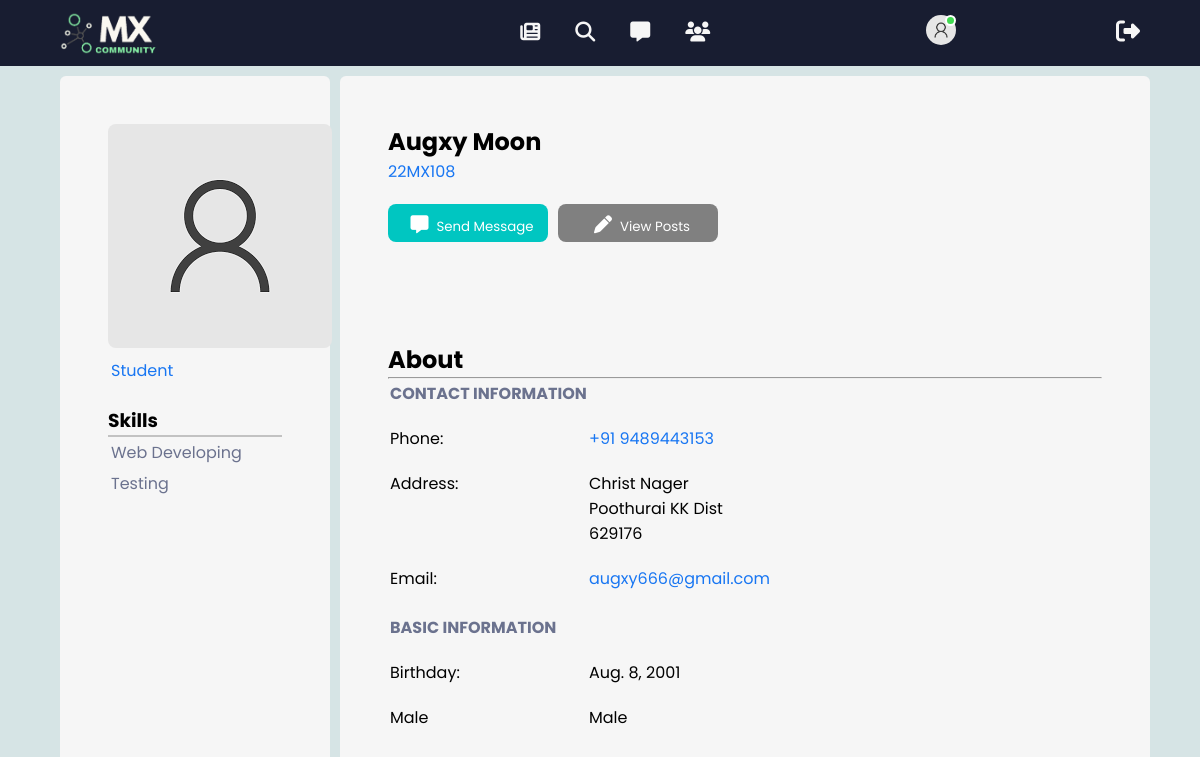
The page /profile (signed in) on the database its author committed.
### mca/models.py (models this page shows)
class profile(models.Model):
    username = models.ForeignKey(NewUser,on_delete=CASCADE)
    workplace = models.CharField(max_length=30,null=True,blank=True)
    phone = models.CharField(max_length=13,null=True)
    gender = models.CharField(max_length=10,null=False,default='Male')
    dob = models.DateField(blank=True,default='2001-08-08')
    address_line_1 = models.CharField(max_length=50,null=True)
    address_line_2 = models.CharField(max_length=50,null=True)
    pin = models.IntegerField()
    skill1 = models.CharField(max_length=50,blank=True)
    skill2 = models.CharField(max_length=50,blank=True)
    is_student = models.BooleanField(default=True)
    def __str__(self):
        return self.username.rollno

class NewUser(AbstractUser):
    rollno = models.CharField(max_length=7,null=False,unique=True,verbose_name='Roll Number')
    USERNAME_FIELD = 'rollno'

### mca/views.py (the view)
# urls.py: path('profile',views.profiles,name='profile'),
@login_required
def profiles(request):
    current_user = request.user
    u = NewUser.objects.filter(rollno=current_user)
    ps = Post.objects.filter(author=current_user).order_by('-post_time')
    d = profile.objects.filter(username=current_user.id)
    print(d)
    cont = {'profile':d,'ps':ps}
    return render(request,'profile.html',cont)

### mx_community/templates/profile.html (shortened to what this page needs)
{% extends 'base.html' %}
{% load static %}
{% block page %}
<div class="profile-page">
    <div class="profile-container">
      {% for i in profile %}
        <div class="profile-left">
            <div class="profile-info">
                <img src="{% static '/img/user.png'%}" alt="">
                {% if i.is_student %}
                <p class="name" style="color: #1876f2;">Student</p>
                {% endif %}
                <div class="skills-info">
                    <h3>Skills</h3>
                    <hr>
                    <p>{{i.skill1}}</p>
                    <p>{{i.skill2}}</p>
                    </div>
            </div>
        </div>
        <div class="profile-right">
            <div class="personal-info">
                <h1>{{user.get_full_name}}</h1>
                <p class="name">{{request.user.rollno}}</p>
                <div class="pro-btn">
                <div class="profile-btns">
                    <button type="button"><i class="fa-solid fa-message"></i>Send Message</button>
                </div>
                <div class="profile-btns">
                  <button type="button" onclick="showPosts()" style="background-color: grey;"><i class="fa-solid fa-pen"></i>View Posts</button>
              </div>
            </div>
            <div class="about">
                <h2>About</h2>
                <hr>
                <table>
                    <tr>
                      <th align="left">CONTACT INFORMATION</th>
                    </tr>
                    <tr>
                      <td valign="top">Phone: </td>
                      <td  class="blue">+91 {{i.phone}}</td>
                    </tr>
                    <tr>
                      <td valign="top">Address: </td>
                      <td>{{i.address_line_1}}<br>{{i.address_line_2}}<br>{{i.pin}}</td>
                    </tr>
                    <tr>
                      <td valign="top">Email: </td>
                      <td  class="blue">{{user.email}}</td>
                    </tr>
                </table>
                <table>
                    <tr>
                      <th align="left">BASIC INFORMATION</th>
                    </tr>
                    <tr>
                      <td valign="top">Birthday: </td>
                      <td>{{i.dob}}</td>
                    </tr>
                    <tr>
                      <td valign="top">{{i.gender}}</td>
                      <td>Male</td>
                    </tr>
                </table>
                {% endfor %}
            </div>
        </div>
        </div>
    </div>
</div>
{% endblock %}

### mx_community/static/css/style.css (style rules this page uses)
:root { --thColor: #181D31; --bdyColor: #D6E4E5; --secColor: #465362; --boxColor: #F6F6F6; --spanColor: #1876f2; --greyText: #6B728E; }
* { margin: 0; padding: 0; font-family: 'Poppins','sans-serif'; box-sizing: border-box; }
body { background: var(--bdyColor); }
i { font-size: 24px; color: #F6F6F6; }
.profile-page { width: 90%; margin: auto; }
.profile-container { display: grid; grid-template-columns: 25% 75%; grid-gap: 10px; height: 89vh; margin-top: 10px; }
.profile-left , .profile-right { display: flex; flex-direction: column; background-color: var(--boxColor); border-radius: 6px; }
.profile-info { padding: 48px; }
.profile-info img { border-radius: 8px; }
.profile-info p { padding: 3px; color: #6B728E; }
.profile-info hr { border: 1px solid rgb(194, 194, 194); }
.name { color: var(--spanColor); }
.profile-right .personal-info { font-family: 'Montserrat', sans-serif; margin: 48px; }
.profile-right .pro-btn { display: flex; }
.profile-right .profile-btns button { width: 160px; height: auto; border: none; outline: none; margin-top: 20px; border-radius: 8px; color: #fff; background-color: #00C6C1; margin-right: 10px; }
.profile-right .profile-btns i { color:#fff; padding: 8px; padding-top: 12px; font-size: 18px; }
.profile-right .about { margin-top: 100px; }
.about table th { color: var(--greyText); }
.about table { width: 400px; table-layout: fixed; margin-bottom: 20px; }
.about table td { padding-top: 18px; }
.about table .blue { color: var(--spanColor); }

### rows shown on the page
profile: is_student "Student", skill1 "Web Developing", skill2 "Testing", phone "9489443153", address_line_1 "Christ Nager", address_line_2 "Poothurai KK Dist", pin "629176", dob "Aug. 8, 2001", gender "Male"
NewUser: get_full_name "Augxy Moon", user.rollno "22MX108", email "augxy666@gmail.com"
